Frame 1 (no input): blank canvas, image omitted
Frame 60 (no input): blank canvas, image omitted
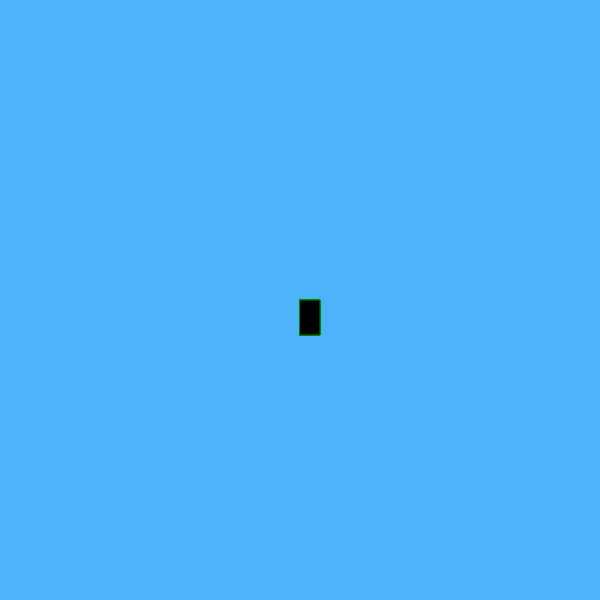
Frame 120 (the mouse pressed at the canvas centre since frame 60)

The p5.js sketch whose frames 1 and 60 were blank and that drew this single picture after the mouse press (run headless with seeded random() and noise() and a simulated clock; from frame 60 on, the mouse is pressed at the canvas centre):

// p5.js sketch
// ── sketch.js
function setup() {
    createCanvas(600, 600);
    background(75, 180, 250);
  }
  
  function draw() {  
    stroke("green");
    fill("black");
  
    if(mouseIsPressed) {
      rect(mouseX, mouseY, 20, 35);
    }

  }
